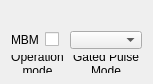
  <widget class="QWidget" name="layoutWidget">
   <property name="geometry">
    <rect>
     <x>20</x>
     <y>90</y>
     <width>141</width>
     <height>61</height>
    </rect>
   </property>
   <layout class="QGridLayout" name="multibunchLayout">
    <item row="1" column="2">
     <widget class="TaurusValueComboBox" name="tbGatedPulseModeCombo"/>
    </item>
    <item row="1" column="1">
     <widget class="TaurusValueCheckBox" name="tbMultiBunchCheck">
      <property name="showText">
       <bool>false</bool>
      </property>
     </widget>
    </item>
    <item row="1" column="0">
     <widget class="QLabel" name="multibunchLabel">
      <property name="text">
       <string>MBM</string>
      </property>
     </widget>
    </item>
    <item row="0" column="0" colspan="2">
     <widget class="TaurusLabel" name="tbMultiBunchValue"/>
    </item>
    <item row="2" column="2">
     <widget class="QLabel" name="tbGatedPulseModeLabel">
      <property name="text">
       <string>Gated Pulse Mode</string>
      </property>
      <property name="alignment">
       <set>Qt::AlignCenter</set>
      </property>
      <property name="wordWrap">
       <bool>true</bool>
      </property>
     </widget>
    </item>
    <item row="2" column="0" colspan="2">
     <widget class="QLabel" name="label">
      <property name="text">
       <string>Operation mode</string>
      </property>
      <property name="alignment">
       <set>Qt::AlignCenter</set>
      </property>
      <property name="wordWrap">
       <bool>true</bool>
      </property>
     </widget>
    </item>
   </layout>
  </widget>
